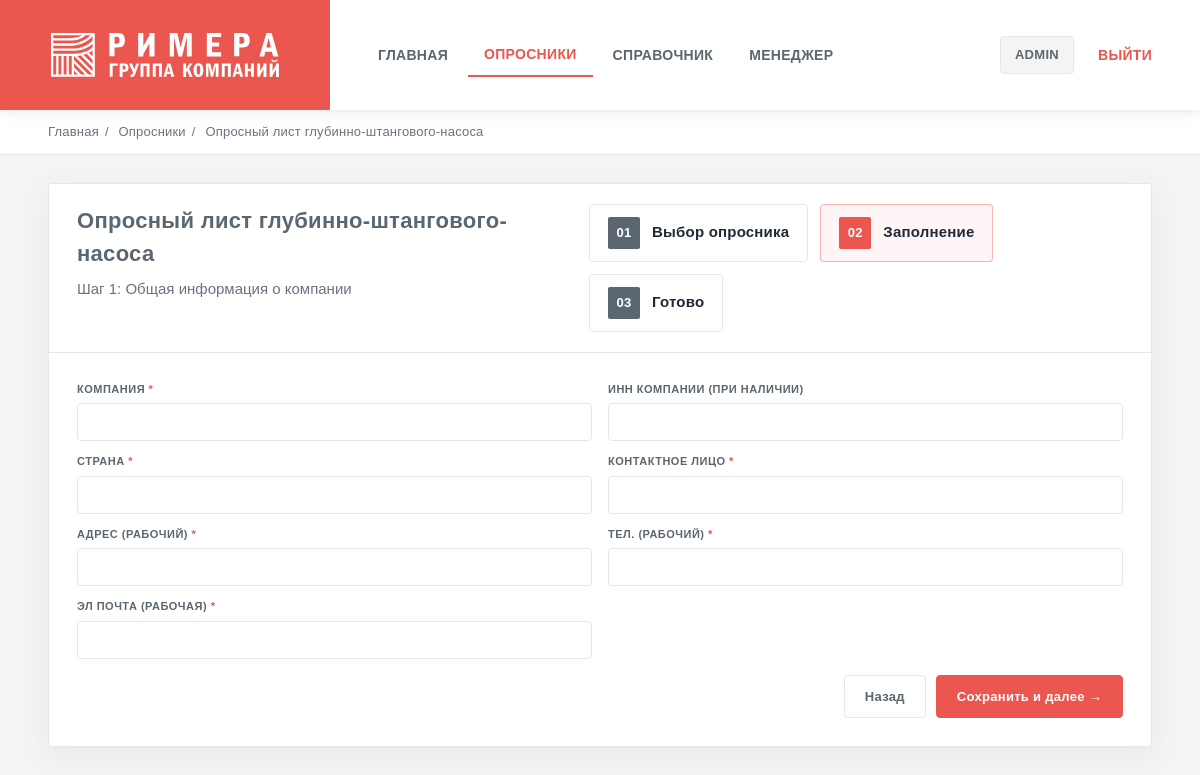
Screenshot of /q/shgn-vybor-nasosa/step/1/ (signed in) with the database file from the repository.
### questionnaires/models.py (models this page shows, shortened)
class Questionnaire(models.Model):
    slug = models.SlugField(unique=True)
    title = models.CharField(max_length=200)
    description = models.TextField(blank=True)
    is_active = models.BooleanField(default=True)

class QuestionnaireStep(models.Model):
    questionnaire = models.ForeignKey(Questionnaire, on_delete=models.CASCADE, related_name="steps")
    order = models.PositiveIntegerField()
    title = models.CharField(max_length=200, blank=True)
    class Meta:
        unique_together = ("questionnaire", "order")
        ordering = ["order"]

class Question(models.Model):
    TEXT = "text"
    NUMBER = "number"
    SELECT = "select"
    CHECKBOX = "checkbox"
    TYPES = [
        (TEXT, "Text"),
        (NUMBER, "Number"),
        (SELECT, "Select"),
        (CHECKBOX, "Checkbox"),
    ]
    step = models.ForeignKey(QuestionnaireStep, on_delete=models.CASCADE, related_name="questions")
    slug = models.SlugField()
    label = models.CharField(max_length=300)
    help_text = models.CharField(max_length=400, blank=True)
    field_type = models.CharField(max_length=20, choices=TYPES, default=TEXT)
    required = models.BooleanField(default=False)
    class Meta:
        unique_together = ("step", "slug")
    depends_on = models.ForeignKey(
    "self",
    null=True, blank=True,
    on_delete=models.SET_NULL,
    related_name="dependent_questions",
    help_text="Показывать вопрос только если выполнено условие зависимости"
    )
    depends_value = models.CharField(
        max_length=120,
        blank=True,
        help_text="Какое значение должно быть у depends_on (например: sand)"
    )

### questionnaires/views.py (the view, shortened to what this page needs)
# urls.py: path("<slug:slug>/step/<int:step_order>/", views.fill_step, name="fill_step"),
@login_required
def fill_step(request, slug, step_order):
    q = get_object_or_404(Questionnaire, slug=slug, is_active=True)
    step = get_object_or_404(QuestionnaireStep, questionnaire=q, order=step_order)
    draft = _get_draft(request, slug) or {"answers": {}}
    draft_answers = draft.get("answers", {})
    FormClass = build_step_form(step, draft_answers)
    form = FormClass(request.POST or None)
    return render(request, "questionnaires/fill_step.html", {
        "questionnaire": q,
        "step": step,
        "form": form,
        "draft_answers": draft_answers,
    })

### questionnaires/views.py (called while the page is built)
def _draft_key(slug: str) -> str:
    return f"draft_q_{slug}"

def _get_draft(request, slug: str) -> dict:
    return request.session.get(_draft_key(slug), {})

### templates/questionnaires/fill_step.html (shortened to what this page needs)
{% extends "base.html" %}
{% block crumbs %}
  <div class="crumbs">
    <a href="/">Главная</a><span class="sep">/</span>
    <a href="/q/">Опросники</a><span class="sep">/</span>
    <span>{{ questionnaire.title }}</span>
  </div>
{% endblock %}
{% block content %}
  <div class="card">
    <div class="card-head">
      <div>
        <h1 class="card-title">{{ questionnaire.title }}</h1>
        <div class="card-sub">Шаг {{ step.order }}{% if step.title %}: {{ step.title }}{% endif %}</div>
      </div>
      <div class="stepper">
        <div class="step"><span class="num">01</span> Выбор опросника</div>
        <div class="step active"><span class="num">02</span> Заполнение</div>
        <div class="step"><span class="num">03</span> Готово</div>
      </div>
    </div>
    <div class="card-body">
      <form method="post" id="stepForm">
        <div class="form-grid">
          {% for field in form %}
            <div class="q-row"
                 data-field="{{ field.name }}"
                 data-depends-on="{{ field.field.depends_on|default:'' }}"
                 data-depends-value="{{ field.field.depends_value|default:'' }}">
              <label for="{{ field.id_for_label }}">
                {{ field.label }}{% if field.field.required %} <span class="req">*</span>{% endif %}
              </label>
              {{ field }}
            </div>
          {% endfor %}
        </div>
        <div class="actions">
          <a class="btn ghost" href="/q/">Назад</a>
          <button class="btn primary" type="submit">Сохранить и далее →</button>
        </div>
      </form>
    </div>
  </div>
{% endblock %}

### templates/base.html (shortened to what this page needs)
<!DOCTYPE html>
<html lang="ru">
  <head>
    {% load static %}
    <link rel="stylesheet" href="{% static 'css/main.css' %}" />
  </head>
  <body>
    <header class="top">
      <a class="brand" href="/"><img src="{% static 'img/logo.svg' %}" alt="Ижнефтемаш — Римера" class="brand-logo" /></a>
      <div class="nav-area">
        <nav class="nav">
          <a class="link {% if request.path == '/' %}primary{% endif %}" href="/">Главная</a>
          <a class="link {% if request.path|slice:':3' == '/q/' and 'handbook' not in request.path and 'manager' not in request.path %}primary{% endif %}" href="/q/">Опросники</a>
          <a class="link {% if '/handbook/' in request.path %}primary{% endif %}" href="/q/handbook/">Справочник</a>
          {% if user.is_staff %}
            <a class="link {% if '/manager/' in request.path and 'schema' not in request.path %}primary{% endif %}" href="/q/manager/submissions/">Менеджер</a>
          {% endif %}
        </nav>
        <div style="display:flex; align-items:center; gap:8px;">
          {% if user.is_authenticated %}
            <span class="pill">{{ user.username }}</span>
            <form method="post" action="{% url 'logout' %}" style="display:inline;">
              <button class="link danger" type="submit">Выйти</button>
            </form>
          {% else %}
            <a class="link" href="/accounts/login/">Войти</a>
            <a class="link" href="/accounts/signup/">Регистрация</a>
          {% endif %}
        </div>
      </div>
    </header>
    <div class="wrap">
      {% block crumbs %}
      {% endblock %}
      <div class="page-body">
        {% block content %}
        {% endblock %}
      </div>
    </div>
  </body>
</html>

### rows the page displays
Questionnaire: title "Опросный лист глубинно-штангового-насоса"
QuestionnaireStep: order "1", title "Общая информация о компании"
Question: label "КОМПАНИЯ"
Question: label "ИНН КОМПАНИИ (ПРИ НАЛИЧИИ)"
Question: label "СТРАНА"
Question: label "КОНТАКТНОЕ ЛИЦО"
Question: label "АДРЕС (РАБОЧИЙ)"
Question: label "ТЕЛ. (РАБОЧИЙ)"
Question: label "ЭЛ ПОЧТА (РАБОЧАЯ)"

### other values shown
{{ user.username }} "ADMIN"
